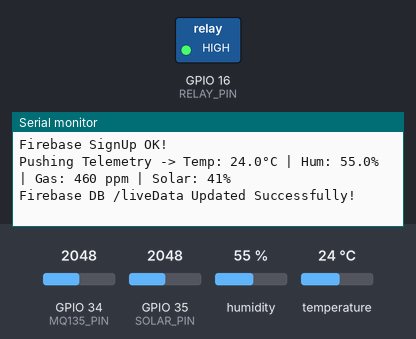
Bench run of a sketch on a simulated ESP32. Shown: switched loads named in the sketch (green lamp = pin HIGH), the last lines printed to the serial monitor. The test bench sets the inputs (shaded band); at power-on: temperature 24 °C, GPIO 34 (MQ135_PIN) = 2048, GPIO 35 (SOLAR_PIN) = 2048, humidity 55 %. WiFi joins after 1.5 s; servers stay silent unless stated; the camera gives no picture.

Above: at 4.0 s.
4.1 s: temperature set to 4.2 °C
At 17.95 s:
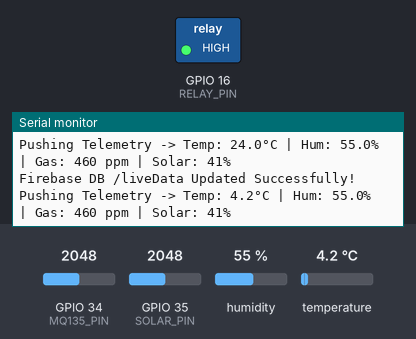
18.1 s: temperature set to 3.7 °C
At 18.1 s:
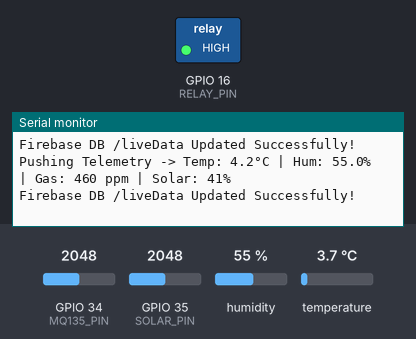
29.3 s: temperature set to 12 °C
At 34.0 s:
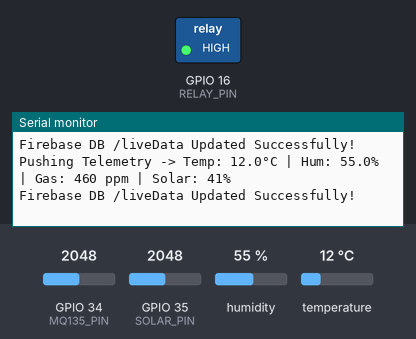

The sketch:

esp32_sitagaraa.ino
```cpp
/* =====================================================================
   SITAGARAA — Solar Powered Smart Mini Cold Storage Firmware for ESP32
   ---------------------------------------------------------------------
   Hardware Setup & Sensor Pin Map:
     - DHT22 / DHT11 Sensor:   GPIO 4   (Temperature & Humidity)
     - MQ-135 Gas / TVOC:      GPIO 34  (Analog Input - Gas Spoilage & CO2)
     - Solar Battery Voltage:  GPIO 35  (Analog Input via Voltage Divider)
     - Cooling Relay (Peltier):GPIO 16  (Digital Output - Active LOW/HIGH)
     - ESP32-CAM Video Stream: Port 81  (MJPEG Stream /stream)

   Firebase Realtime Database Endpoint:
     - URL: https://vegetable-box-system-default-rtdb.asia-southeast1.firebasedatabase.app
     - Path: /liveData     — written by THIS firmware (temperature, humidity,
                             co2, gasLevel, solarBattery, solarWatts, coolingState)
     - Path: /vegetableInfo — written by ai_vegetable_detector.py on a
                             separate computer watching this board's camera
                             stream, NOT by this firmware (the ESP32 can
                             stream video but can't run the AI model itself)
   ===================================================================== */

#include <WiFi.h>
#include <Firebase_ESP_Client.h>
#include <DHT.h>
#include "esp_camera.h"
#include "esp_http_server.h"

// Provide the RTDB payload helpers
#include <addons/RTDBHelper.h>

// ---------------- 1. NETWORK & FIREBASE CONFIG ----------------
#define WIFI_SSID       "YOUR_WIFI_SSID"          // Replace with your WiFi SSID
#define WIFI_PASSWORD   "YOUR_WIFI_PASSWORD"      // Replace with your WiFi Password

#define API_KEY         "AIzaSyAWlDnQQbgElBAI2x5MnezQyVTyvvKITAY"
#define DATABASE_URL    "https://vegetable-box-system-default-rtdb.asia-southeast1.firebasedatabase.app"

// ---------------- 2. PIN DEFINITIONS ----------------
#define DHTPIN          4       // GPIO 4 for DHT22/DHT11
#define DHTTYPE         DHT22   // DHT22 (AM2302) or DHT11
#define MQ135_PIN       34      // Analog pin GPIO 34 for Gas/CO2
#define SOLAR_PIN       35      // Analog pin GPIO 35 for Solar Voltage
#define RELAY_PIN       16      // GPIO 16 for Peltier / Compressor Relay

// ---------------- 3. GLOBAL OBJECTS ----------------
DHT dht(DHTPIN, DHTTYPE);

FirebaseData fbdo;
FirebaseAuth auth;
FirebaseConfig config;

bool signupOK = false;
unsigned long lastSendTime = 0;
const unsigned long sendInterval = 15000; // Push readings every 15 seconds

// Camera HTTP Server instance
httpd_handle_t stream_httpd = NULL;

// ---------------- 4. ESP32-CAM CONFIGURATION (AI CAMERA) ----------------
#define CAMERA_MODEL_AI_THINKER
#if defined(CAMERA_MODEL_AI_THINKER)
  #define PWDN_GPIO_NUM     32
  #define RESET_GPIO_NUM    -1
  #define XCLK_GPIO_NUM      0
  #define SIOD_GPIO_NUM     26
  #define SIOC_GPIO_NUM     27
  #define Y9_GPIO_NUM       35
  #define Y8_GPIO_NUM       34
  #define Y7_GPIO_NUM       39
  #define Y6_GPIO_NUM       36
  #define Y5_GPIO_NUM       21
  #define Y4_GPIO_NUM       19
  #define Y3_GPIO_NUM       18
  #define Y2_GPIO_NUM        5
  #define VSYNC_GPIO_NUM    25
  #define HREF_GPIO_NUM     23
  #define PCLK_GPIO_NUM     22
#endif

// Camera MJPEG Stream Handler
static esp_err_t stream_handler(httpd_req_t *req) {
  camera_fb_t * fb = NULL;
  esp_err_t res = ESP_OK;
  size_t _jpg_buf_len = 0;
  uint8_t * _jpg_buf = NULL;
  char * part_buf[64];

  res = httpd_resp_set_type(req, "multipart/x-mixed-replace; boundary=123456789000000000000987654321");
  if (res != ESP_OK) return res;

  while (true) {
    fb = esp_camera_fb_get();
    if (!fb) {
      Serial.println("Camera capture failed");
      res = ESP_FAIL;
    } else {
      _jpg_buf_len = fb->len;
      _jpg_buf = fb->buf;
    }
    if (res == ESP_OK) {
      size_t hlen = snprintf((char *)part_buf, 64, "\r\n--123456789000000000000987654321\r\nContent-Type: image/jpeg\r\nContent-Length: %u\r\n\r\n", _jpg_buf_len);
      res = httpd_resp_send_chunk(req, (const char *)part_buf, hlen);
    }
    if (res == ESP_OK) {
      res = httpd_resp_send_chunk(req, (const char *)_jpg_buf, _jpg_buf_len);
    }
    if (fb) {
      esp_camera_fb_return(fb);
      fb = NULL;
      _jpg_buf = NULL;
    } else if (res != ESP_OK) {
      break;
    }
  }
  return res;
}

void startCameraServer() {
  httpd_config_t config = HTTPD_DEFAULT_CONFIG();
  config.server_port = 81;

  httpd_uri_t stream_uri = {
    .uri       = "/stream",
    .method    = HTTP_GET,
    .handler   = stream_handler,
    .user_ctx  = NULL
  };

  if (httpd_start(&stream_httpd, &config) == ESP_OK) {
    httpd_register_uri_handler(stream_httpd, &stream_uri);
    Serial.print("Camera Stream Ready: http://");
    Serial.print(WiFi.localIP());
    Serial.println(":81/stream");
  }
}

// ---------------- 5. SETUP FUNCTION ----------------
void setup() {
  Serial.begin(115200);
  delay(1000);

  Serial.println("\n=================================================");
  Serial.println("SITAGARAA — Smart Cold Storage System Firmware");
  Serial.println("=================================================");

  pinMode(RELAY_PIN, OUTPUT);
  digitalWrite(RELAY_PIN, HIGH); // Turn relay ON (Cooling Active)

  dht.begin();

  // Connect to WiFi
  WiFi.begin(WIFI_SSID, WIFI_PASSWORD);
  Serial.print("Connecting to WiFi");
  while (WiFi.status() != WL_CONNECTED) {
    delay(500);
    Serial.print(".");
  }
  Serial.println("\nWiFi Connected!");
  Serial.print("ESP32 IP Address: ");
  Serial.println(WiFi.localIP());

  // Initialize ESP32-CAM if camera pins are enabled
  camera_config_t cam_config;
  cam_config.ledc_channel = LEDC_CHANNEL_0;
  cam_config.ledc_timer = LEDC_TIMER_0;
  cam_config.pin_d0 = Y2_GPIO_NUM;
  cam_config.pin_d1 = Y3_GPIO_NUM;
  cam_config.pin_d2 = Y4_GPIO_NUM;
  cam_config.pin_d3 = Y5_GPIO_NUM;
  cam_config.pin_d4 = Y6_GPIO_NUM;
  cam_config.pin_d5 = Y7_GPIO_NUM;
  cam_config.pin_d6 = Y8_GPIO_NUM;
  cam_config.pin_d7 = Y9_GPIO_NUM;
  cam_config.pin_xclk = XCLK_GPIO_NUM;
  cam_config.pin_pclk = PCLK_GPIO_NUM;
  cam_config.pin_vsync = VSYNC_GPIO_NUM;
  cam_config.pin_href = HREF_GPIO_NUM;
  cam_config.pin_sscb_sda = SIOD_GPIO_NUM;
  cam_config.pin_sscb_scl = SIOC_GPIO_NUM;
  cam_config.pin_pwdn = PWDN_GPIO_NUM;
  cam_config.pin_reset = RESET_GPIO_NUM;
  cam_config.xclk_freq_hz = 20000000;
  cam_config.pixel_format = PIXFORMAT_JPEG;

  if (psramFound()) {
    cam_config.frame_size = FRAMESIZE_VGA;
    cam_config.jpeg_quality = 12;
    cam_config.fb_count = 2;
  } else {
    cam_config.frame_size = FRAMESIZE_SVGA;
    cam_config.jpeg_quality = 12;
    cam_config.fb_count = 1;
  }

  esp_err_t err = esp_camera_init(&cam_config);
  if (err == ESP_OK) {
    startCameraServer();
  } else {
    Serial.printf("Camera init failed with error 0x%x\n", err);
  }

  // Configure Firebase
  config.api_key = API_KEY;
  config.database_url = DATABASE_URL;

  // Anonymous Sign In
  if (Firebase.signUp(&config, &auth, "", "")) {
    Serial.println("Firebase SignUp OK!");
    signupOK = true;
  } else {
    Serial.printf("Firebase SignUp Failed: %s\n", config.signer.signupError.message.c_str());
  }

  config.token_status_callback = tokenStatusCallback;
  Firebase.begin(&config, &auth);
  Firebase.reconnectWiFi(true);
}

// ---------------- 6. MAIN LOOP ----------------
void loop() {
  if (Firebase.ready() && signupOK && (millis() - lastSendTime > sendInterval || lastSendTime == 0)) {
    lastSendTime = millis();

    // Read Sensors
    float t = dht.readTemperature();
    float h = dht.readHumidity();

    if (isnan(t) || isnan(h)) {
      Serial.println("Failed to read from DHT sensor! Using fallback.");
      t = 6.5;
      h = 88.0;
    }

    // Read MQ-135 Gas / TVOC Sensor
    int rawGas = analogRead(MQ135_PIN);
    float gasLevelPpm = map(rawGas, 0, 4095, 120, 800); // Scale analog to PPM
    float co2Ppm = 400.0 + (gasLevelPpm * 0.45);        // Estimated CO2 level

    // Read Solar Battery & Panel Voltage
    int rawSolar = analogRead(SOLAR_PIN);
    float solarBatteryPercent = constrain(map(rawSolar, 2000, 3800, 40, 100), 0, 100);
    float solarWatts = (solarBatteryPercent / 100.0) * 55.0; // Estimate up to 55W PV

    // Automatic Cooling Relay Thermostat (Target 4°C to 8°C)
    bool coolingActive = true;
    if (t > 8.0) {
      digitalWrite(RELAY_PIN, HIGH); // Turn cooling ON
      coolingActive = true;
    } else if (t < 4.0) {
      digitalWrite(RELAY_PIN, LOW);  // Turn cooling OFF
      coolingActive = false;
    }

    // Prepare Telemetry JSON payload
    FirebaseJson json;
    json.set("temperature", t);
    json.set("humidity", h);
    json.set("co2", co2Ppm);
    json.set("gasLevel", gasLevelPpm);
    json.set("solarBattery", solarBatteryPercent);
    json.set("solarWatts", solarWatts);
    json.set("coolingState", coolingActive);
    json.set("updatedAt", (double)millis());

    Serial.printf("Pushing Telemetry -> Temp: %.1f°C | Hum: %.1f%% | Gas: %.0f ppm | Solar: %.0f%%\n", t, h, gasLevelPpm, solarBatteryPercent);

    if (Firebase.RTDB.setJSON(&fbdo, "liveData", &json)) {
      Serial.println("Firebase DB /liveData Updated Successfully!");
    } else {
      Serial.println("Firebase DB Update Failed: " + fbdo.errorReason());
    }

    // NOTE: Vegetable identification is NOT done here. The ESP32 only
    // streams raw video via the MJPEG server above — it does not have
    // enough compute power to run a YOLO/AI vision model itself.
    // A separate computer (laptop or Raspberry Pi) pulls frames from
    // this stream, runs the real detection, and writes genuine
    // results to /vegetableInfo. See ai_vegetable_detector.py in this
    // project folder. Until that script is running, /vegetableInfo
    // simply stays unset and the dashboard correctly shows "waiting
    // for camera detection" — nothing here fakes a reading.
  }
}
```

telemetry_contract.h
```cpp
/**
 * HIMARKA ESP32 Firmware Telemetry Contract
 * Strictly mirrors the backend Pydantic TelemetryIngestPayload and TypeScript TelemetryRecord.
 */

#ifndef HIMARKA_TELEMETRY_CONTRACT_H
#define HIMARKA_TELEMETRY_CONTRACT_H

#include <stdint.h>

struct HimarkaTelemetryPayload {
    char device_id[64];
    char timestamp_iso8601[32]; // e.g. "2026-09-03T21:00:00Z"

    // Environmental
    float temperature_c;
    float humidity_percent;
    float gas_ppm;

    // Power & Storage Status
    float solar_voltage;
    float battery_voltage;
    float battery_percent;
    bool cooling_active;
    bool door_open;
};

#endif // HIMARKA_TELEMETRY_CONTRACT_H
```

main.cpp
```cpp
/**
 * HIMARKA ESP32 Edge Device Telemetry Client (Phase 0 Foundation)
 */
#include <Arduino.h>
#include "telemetry_contract.h"

// Hardware Pin Definitions (Isolated within firmware layer)
#define PIN_RELAY_COOLING 26
#define PIN_DOOR_SENSOR   27
#define PIN_ADC_SOLAR     34
#define PIN_ADC_BATTERY   35

void setup() {
    Serial.begin(115200);
    pinMode(PIN_RELAY_COOLING, OUTPUT);
    pinMode(PIN_DOOR_SENSOR, INPUT_PULLUP);

    Serial.println("[HIMARKA] Edge firmware initialized. Ready for sensor sampling.");
}

void loop() {
    // Phase 0 sample loop placeholder
    delay(10000);
}
```

Measured:
- the behaviour switches between 4 and 3.9 °C on temperature (found by bisection; images 1 and 2)
- after the input at 4.1 s, the serial monitor: prints a new line after 13.7 s (image 1)
- after the input at 29.3 s, the serial monitor: prints a new line after 3.5 s (image 3)
